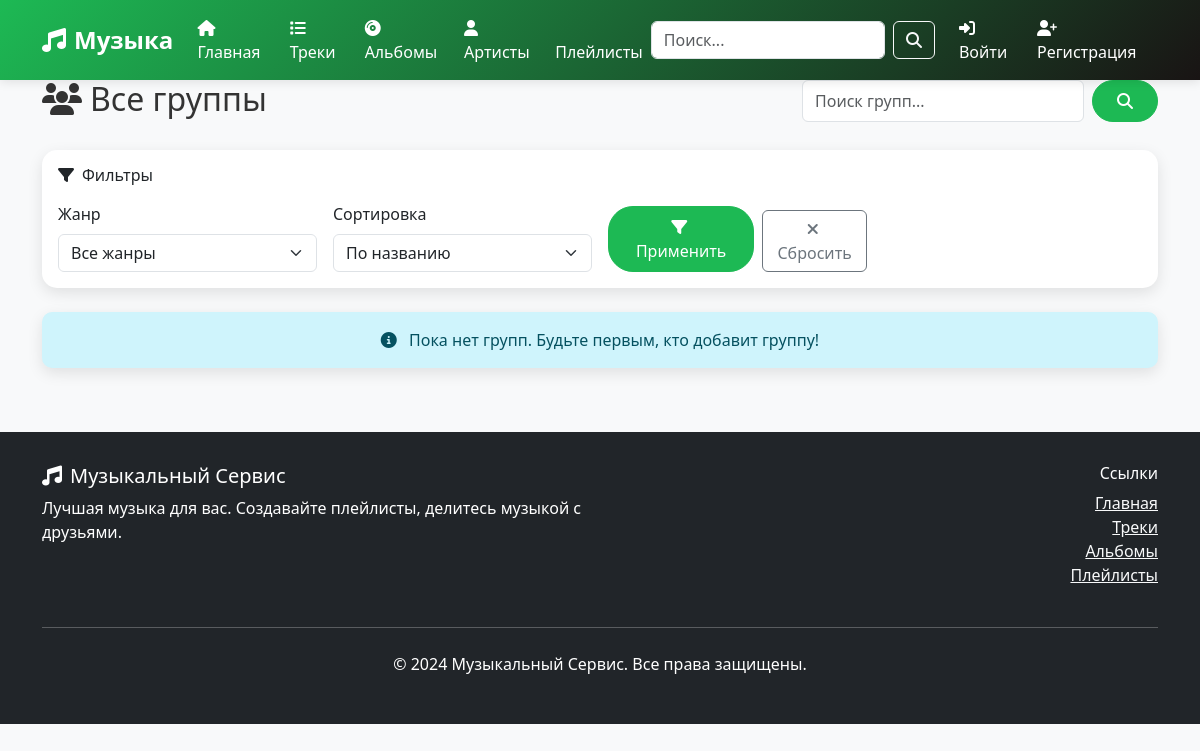
The page /groups/ on the database as committed earlier.
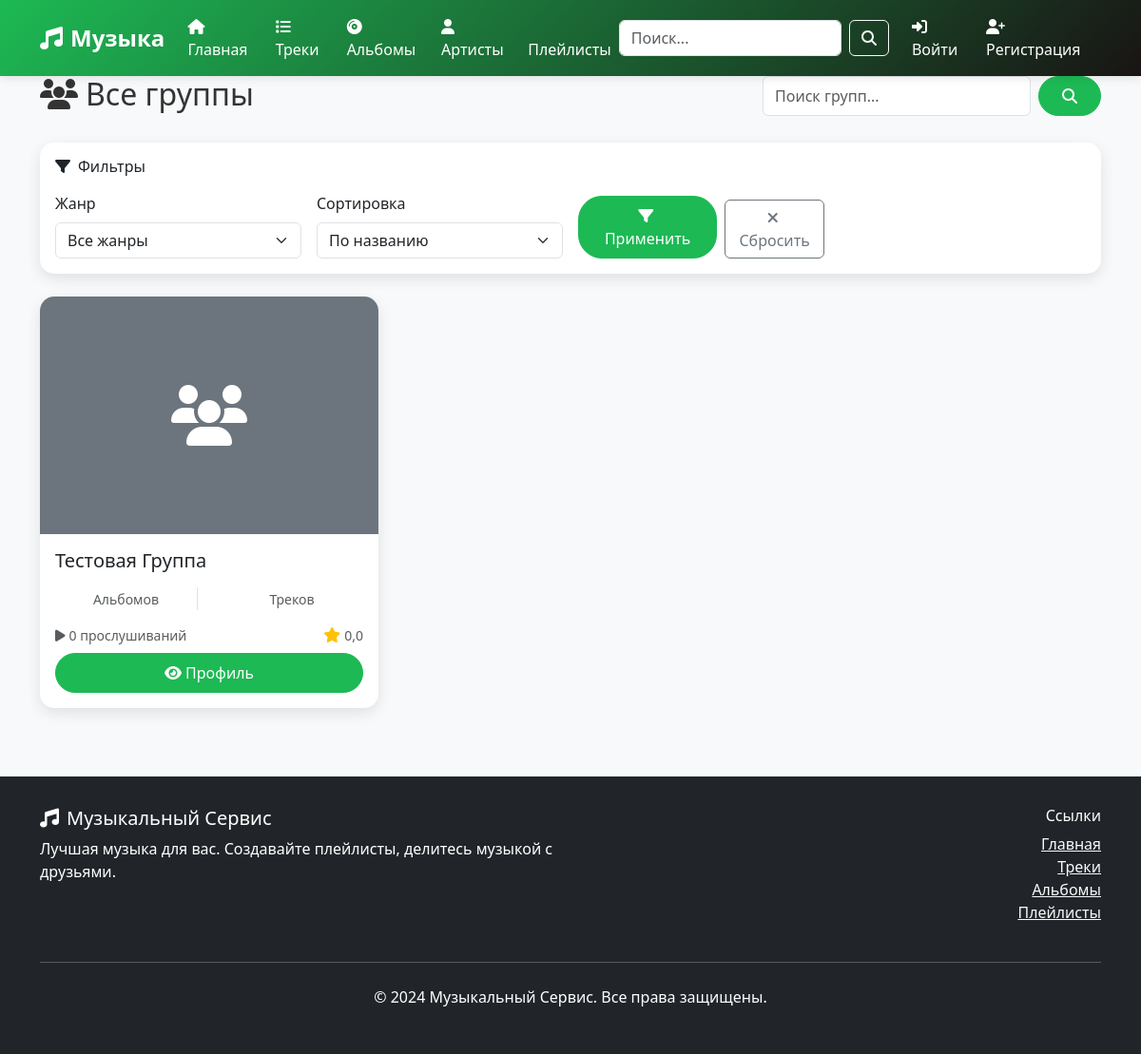
The same page on the database as committed later.
### music/models.py (models this page shows, shortened)
class Group(models.Model):
    id = models.UUIDField(primary_key=True, default=uuid.uuid4, editable=False)
    name = models.CharField(max_length=200, verbose_name='Название группы')
    class Meta:
        db_table = 'группа'
        verbose_name = 'Группа'
        verbose_name_plural = 'Группы'

### music/views.py (the view)
# urls.py: path('groups/', views.group_list, name='group_list'),
def group_list(request):
    groups = Group.objects.all().order_by('name')
    paginator = Paginator(groups, 12)
    page_number = request.GET.get('page')
    page_obj = paginator.get_page(page_number)
    context = {
        'groups': page_obj,
    }
    return render(request, 'music/group_list.html', context)

### music/templates/music/group_list.html (shortened to what the changed rows need)
{% extends 'music/base.html' %}
{% block content %}
<div class="container">
    <div class="row mb-4">
        <div class="col-md-8">
            <h1 class="h2">
                <i class="fas fa-users me-2"></i>Все группы
            </h1>
        </div>
    </div>
    <div class="row">
        {% for group in groups %}
            <div class="col-lg-4 col-md-6 mb-4">
                <div class="card h-100">
                    {% if group.photo_url %}
                        <img src="{{ group.photo_url }}" class="card-img-top" alt="{{ group.name }}" style="height: 250px; object-fit: cover;">
                    {% else %}
                        <div class="card-img-top bg-secondary d-flex align-items-center justify-content-center" style="height: 250px;">
                            <i class="fas fa-users fa-4x text-white"></i>
                        </div>
                    {% endif %}
                    <div class="card-body d-flex flex-column">
                        <h5 class="card-title">{{ group.name }}</h5>
                        <div class="mb-3">
                            <div class="row text-center">
                                <div class="col-6">
                                    <div class="border-end">
                                        <small class="text-muted">Альбомов</small>
                                    </div>
                                </div>
                                <div class="col-6">
                                    <small class="text-muted">Треков</small>
                                </div>
                            </div>
                        </div>
                        <div class="mt-auto">
                            <div class="d-flex justify-content-between align-items-center mb-2">
                                <small class="text-muted">
                                    <i class="fas fa-play me-1"></i>{{ group.play_count|default:0 }} прослушиваний
                                </small>
                                <div class="d-flex align-items-center">
                                    <i class="fas fa-star text-warning me-1"></i>
                                    <small class="text-muted">{{ group.average_rating|default:"0.0"|floatformat:1 }}</small>
                                </div>
                            </div>
                            <div class="d-flex gap-2">
                                <a href="{% url 'music:group_detail' group.pk %}" class="btn btn-primary flex-fill">
                                    <i class="fas fa-eye me-1"></i>Профиль
                                </a>
                            </div>
                        </div>
                    </div>
                </div>
            </div>
        {% empty %}
            <div class="col-12 text-center">
                <div class="alert alert-info">
                    <i class="fas fa-info-circle me-2"></i>
                    {% if request.GET.q or request.GET.genre %}
                        По вашему запросу ничего не найдено. Попробуйте изменить параметры поиска.
                    {% else %}
                        Пока нет групп. Будьте первым, кто добавит группу!
                    {% endif %}
                </div>
            </div>
        {% endfor %}
    </div>
</div>
{% endblock %}

Rows that differ between the two databases and show on the page:
added Group: name "Тестовая Группа", play_count "0", average_rating "0,0"
Other text that changed with them:
text no longer shown: "Пока нет групп. Будьте первым, кто добавит группу!"
